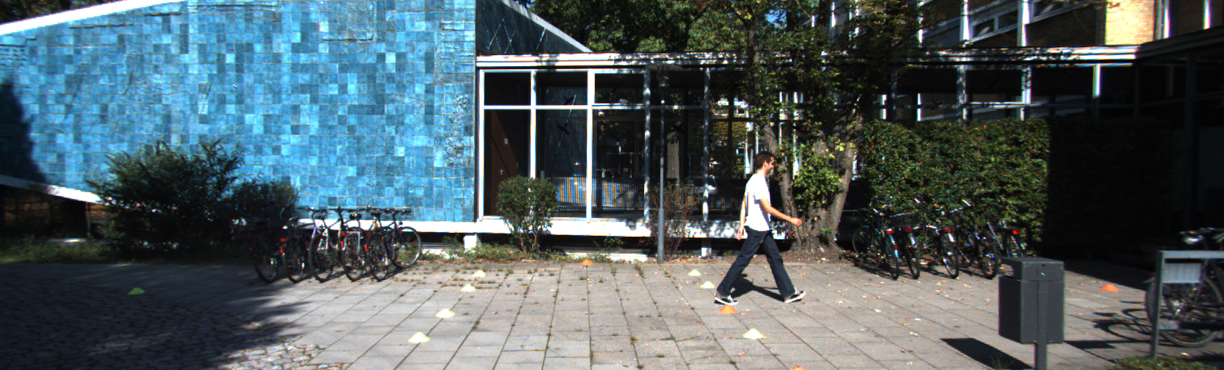
#> input picture 000000.png, 1224 x 370 px, found by its file name
$ jupyter execute --allow-errors Untitled13.ipynb
#> lines starting #> are read from the running program, lines starting #| are printed output that depends on the picture
[cell 1]
import numpy as np
import cv2
from matplotlib import pyplot as plt
import pandas as pd
import math

[cell 2]
img=cv2.imread('Downloads/Kitti_traning_dataset_5/000000.png')
#> img is the input picture: shape (370, 1224, 3); mean B, G, R 98.4, 93.8, 79.3
#> (the rest of this cell did not finish here and is left out)

sin 60 : 0.8660254037844386 cos 60 : 0.5000000000000001

[cell 3]
# [12 lines left out: function boundingbox, not called in this run]

[cell 4]
# [7 lines left out: function 회전좌표값, not called in this run]

#> (a cell that did not finish here is left out)

#> (a cell that did not finish here is left out)

[cell 7]
def rotation(img,degree):
#> called with degree = 60
    height, width, channel = img.shape
#> height = 370; width = 1224; channel = 3
    matrix = cv2.getRotationMatrix2D((width/2, height/2), degree, 1)
    print('중심값',width/2,height/2)
#| 중심값 612.0 185.0
    dst = cv2.warpAffine(img, matrix, (width, height))
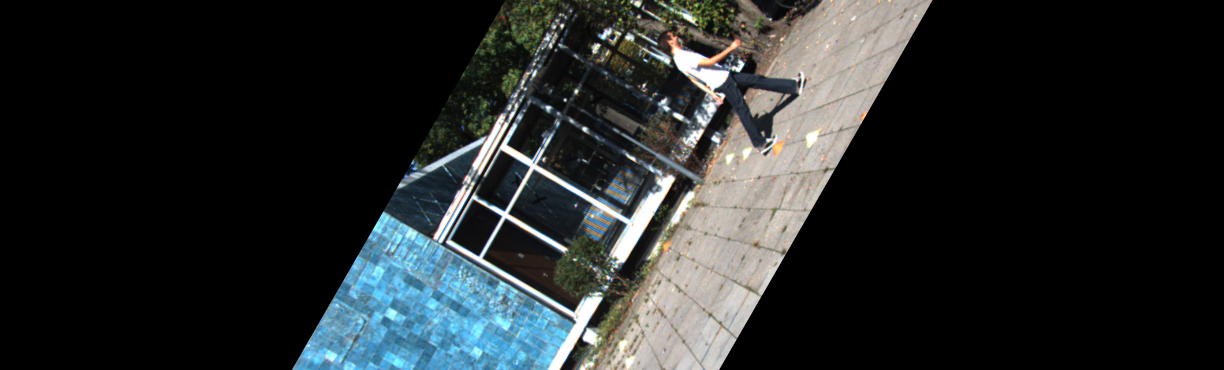
#> dst: shape (370, 1224, 3); mean B, G, R 42.2, 41.7, 37.9
    plt.imshow(dst)
    plt.show()
    cv2.imshow("img", dst)
    cv2.waitKey(0)
    cv2.destroyAllWindows()
    return dst

[cell 8]
dst=rotation(img,60)

[cell 9]
plt.imshow(img)
plt.show

[cell 10]
print(img.shape[1]/2,img.shape[0]/2)
#| 612.0 185.0
#> (the rest of this cell did not finish here and is left out)

#> (a cell that did not finish here is left out)

[cell 12]
# [11 lines left out: function boundingbox, not called in this run]

#> (a cell that did not finish here is left out)

## 회전 좌표값 찾기

[cell 14]
img=cv2.imread('Downloads/Kitti_traning_dataset_5/000000.png')
#> (the rest of this cell did not finish here and is left out)

[cell 15]
def distance(x1, y1, x2, y2):
    result = math.sqrt( math.pow(x1 - x2, 2) + math.pow(y1 - y2, 2))
    return result

[cell 16]
# [32 lines left out: function boundingbox, not called in this run]

#> (a cell that did not finish here is left out)

#> (a cell that did not finish here is left out)

[cell 19]
# [6 lines left out: function 회전좌표값, not called in this run]

[cell 20]
img=cv2.imread('Downloads/Kitti_traning_dataset_5/000000.png')
#> (the rest of this cell did not finish here and is left out)

[cell 21]
rows,cols = img.shape[:2]
#> rows = 370; cols = 1224
M = cv2.getRotationMatrix2D((cols/2,rows/2), 60, 1)
print(M)
#| [[ 5.00000000e-01  8.66025404e-01  1.45785300e+02]
#|  [-8.66025404e-01  5.00000000e-01  6.22507547e+02]]
dst01 = cv2.warpAffine(img,M,(cols,rows))
#> (the rest of this cell did not finish here and is left out)


$ run again, with 000001.png copied over 000000.png
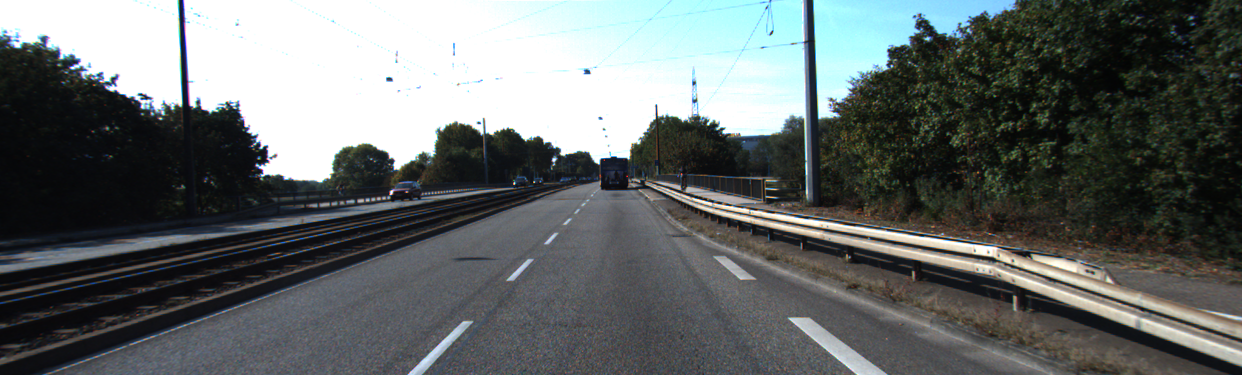
#> input picture 000001.png, 1242 x 375 px, found by its file name
#> img is the input picture: shape (375, 1242, 3); mean B, G, R 104.9, 105.6, 100.4
#| 중심값 621.0 187.5
#> in rotation, `dst = cv2.warpAffine(img, matrix, (width, height))`:
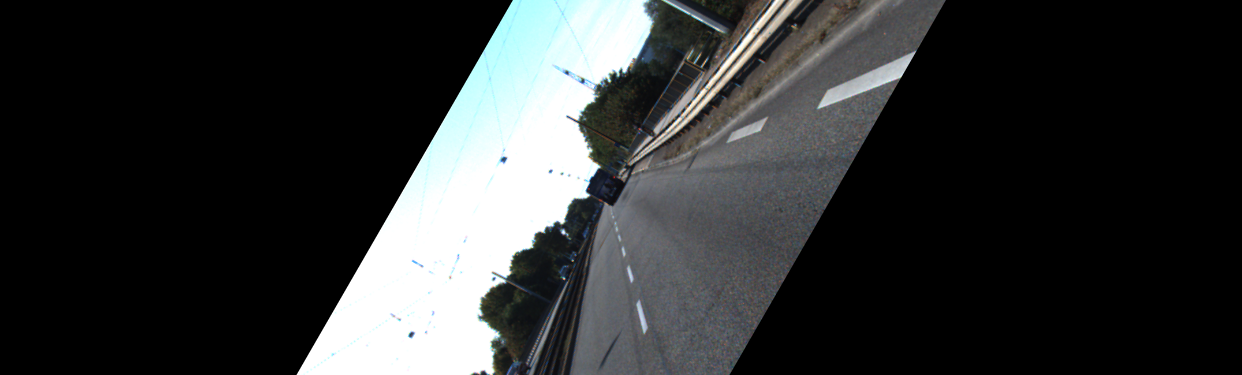
#> dst: shape (375, 1242, 3); mean B, G, R 50.7, 50.4, 48.6
#| 621.0 187.5
#| [[ 5.00000000e-01  8.66025404e-01  1.48120237e+02]
#|  [-8.66025404e-01  5.00000000e-01  6.31551776e+02]]

$ run again, with 000002.png copied over 000000.png
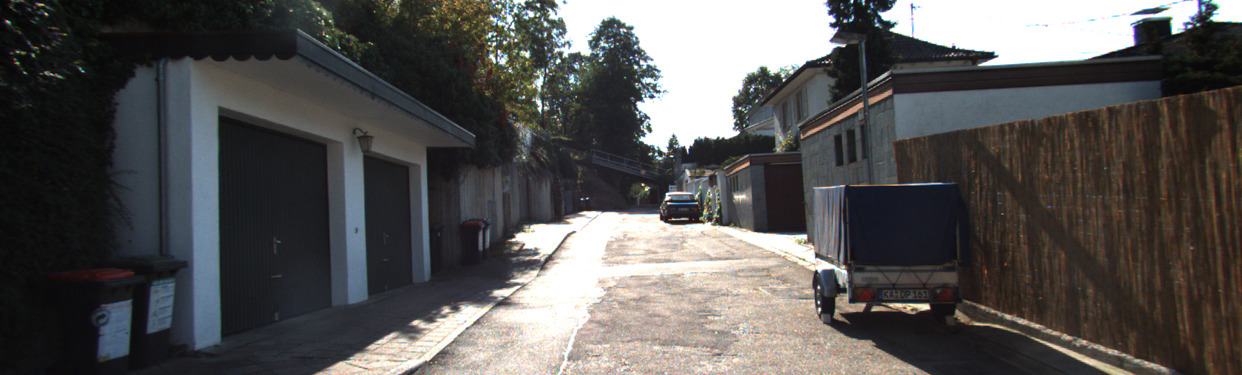
#> input picture 000002.png, 1242 x 375 px, found by its file name
#> img is the input picture: shape (375, 1242, 3); mean B, G, R 83.6, 84.7, 86.3
#| 중심값 621.0 187.5
#> in rotation, `dst = cv2.warpAffine(img, matrix, (width, height))`:
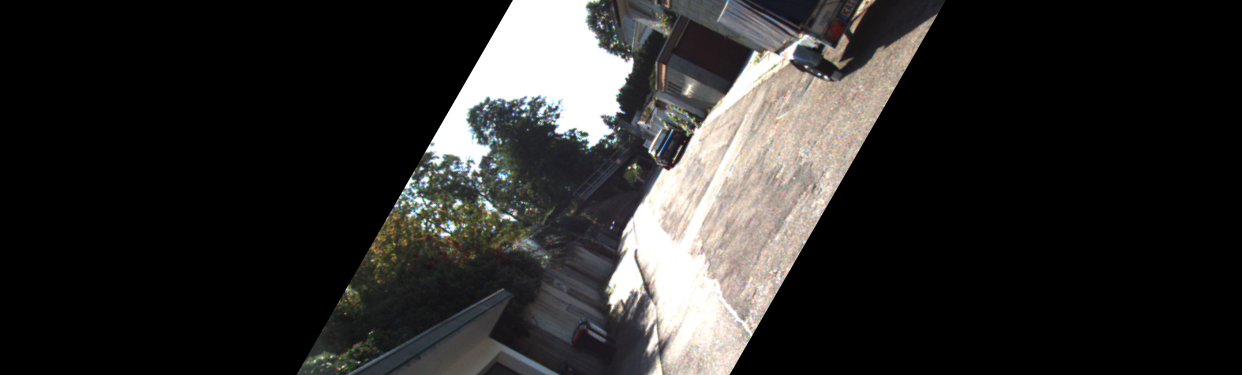
#> dst: shape (375, 1242, 3); mean B, G, R 42.3, 43.6, 44.6
#| 621.0 187.5
#| [[ 5.00000000e-01  8.66025404e-01  1.48120237e+02]
#|  [-8.66025404e-01  5.00000000e-01  6.31551776e+02]]

$ run again, with 000003.png copied over 000000.png
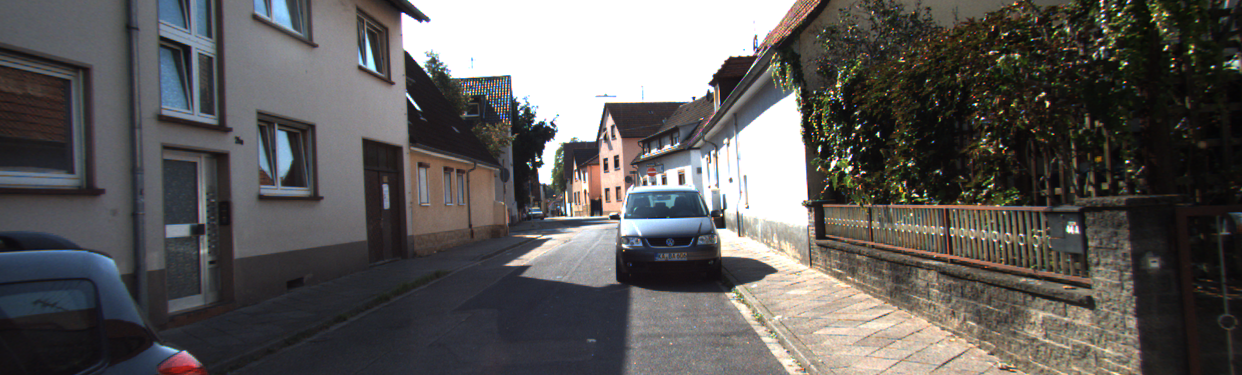
#> input picture 000003.png, 1242 x 375 px, found by its file name
#> img is the input picture: shape (375, 1242, 3); mean B, G, R 89.7, 91.2, 93.6
#| 중심값 621.0 187.5
#> in rotation, `dst = cv2.warpAffine(img, matrix, (width, height))`:
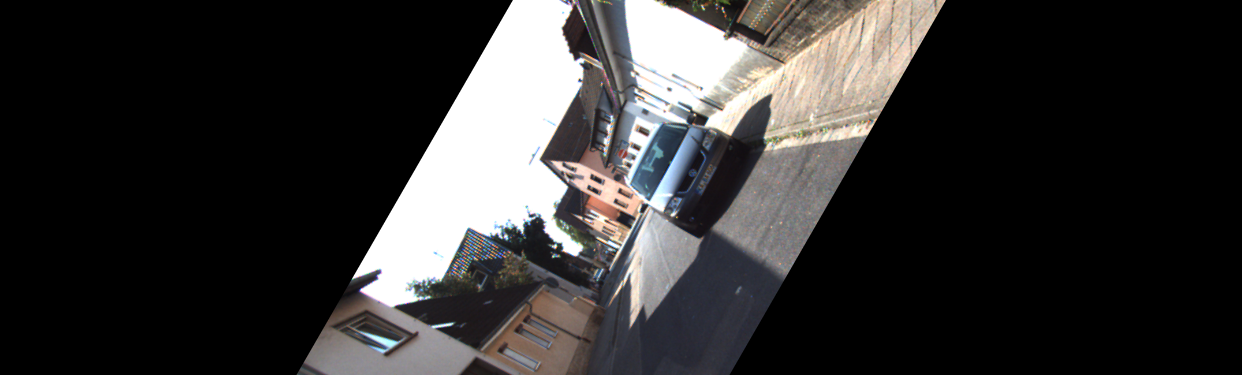
#> dst: shape (375, 1242, 3); mean B, G, R 50.1, 50.4, 51.8
#| 621.0 187.5
#| [[ 5.00000000e-01  8.66025404e-01  1.48120237e+02]
#|  [-8.66025404e-01  5.00000000e-01  6.31551776e+02]]
